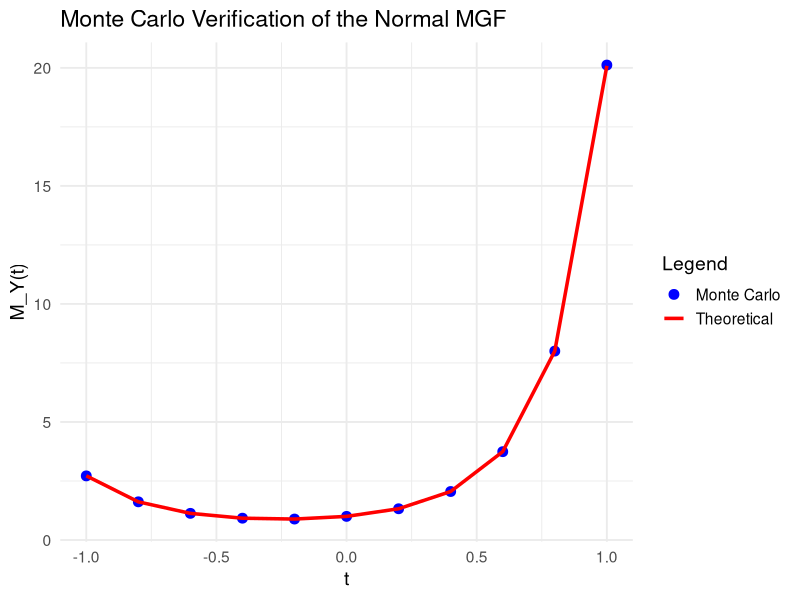

Here is the R script that generated this plot:
## ---- chunk 1
library(ggplot2)
set.seed(123)

# Parameters of the Normal
mu <- 1.0
sigma <- 2.0
n <- 1e6    # number of simulations

# Simulate Y ~ Normal(mu, sigma^2)
Y <- rnorm(n, mean = mu, sd = sigma)

# Define t values
t_vals <- seq(-1, 1, length.out = 11)

# Monte Carlo estimates
mc_est <- sapply(t_vals, function(t) mean(exp(t*Y)))

# Theoretical MGF
theo_mgf <- exp(mu * t_vals + 0.5 * sigma^2 * t_vals^2)

# Combine results
results <- data.frame(
  t = t_vals,
  MonteCarlo = mc_est,
  Theoretical = theo_mgf
)

results

ggplot(results, aes(x = t)) +
  geom_point(aes(y = MonteCarlo, color = "Monte Carlo"), size = 3) +
  geom_line(aes(y = Theoretical, color = "Theoretical"), size = 1.2) +
  scale_color_manual(values = c("Monte Carlo"="blue", "Theoretical"="red")) +
  labs(title="Monte Carlo Verification of the Normal MGF",
       x="t",
       y="M_Y(t)",
       color="Legend") +
  theme_minimal(base_size = 14)
